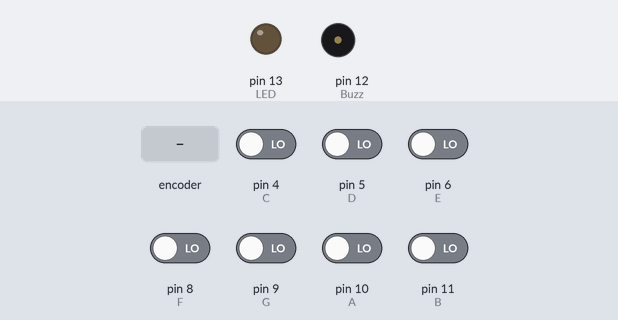
Simulated run of this sketch. Board: Arduino Uno, built with avr-gcc and run on an emulated ATmega328P. Shown: output pins drawn as LEDs (lit = HIGH), buzzer (waves = sounding). Dashed ring = blinking. The inputs (shaded band) are chosen by the test bench; at power-on: pin 4 (C), pin 5 (D), pin 6 (E), pin 8 (F), pin 9 (G), pin 10 (A), pin 11 (B) LOW.

Above: at 1.2 s.
1.3 s: rotary encoder on pin 10 (A) / pin 11 (B) turned 3 steps (first pin leading)
At 1.53 s:
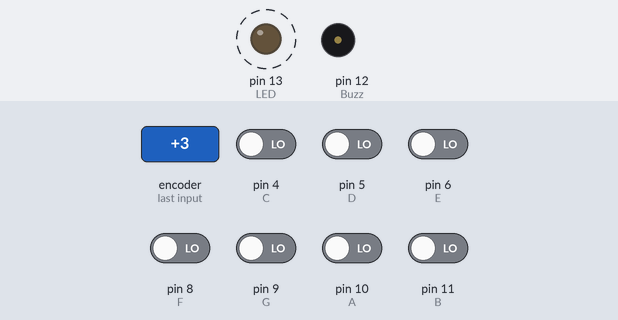
At 2.2 s:
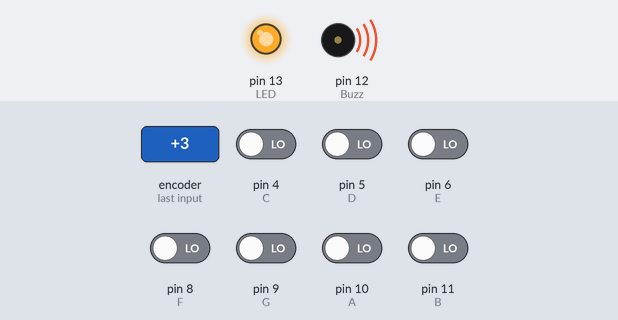
Timing chart, 0 to 4.3 s (numbered marks = the images above; inputs shaded):
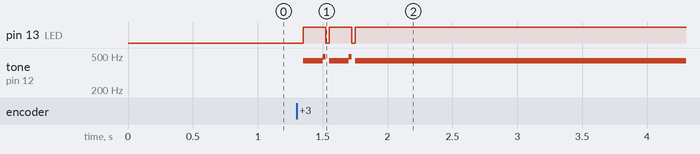

Measured:
- after the input at 1.3 s, pin 13 (LED): alternates HIGH for 0.17 s and LOW for 0.03 s, 5 changes in all, then stays HIGH, starting after 0.05 s; tone on pin 12 (Buzz): plays 440 Hz for 0.15 s, 493 Hz for 0.02 s, 440 Hz for 0.15 s, 493 Hz for 0.02 s, 440 Hz for 7.6 s, starting after 0.05 s

The sketch:

piano.ino
```cpp
//Defino las notas
#define T_C 262
#define T_D 294
#define T_E 330
#define T_F 349
#define T_G 392
#define T_A 440
#define T_B 493

//Seteo el Pin para cada nota
const int C = 4;
const int D = 5;
const int E = 6;
const int F = 8;
const int G = 9;
const int A = 10;
const int B = 11;

const int Buzz = 12;
const int LED = 13;

void setup() {
  // put your setup code here, to run once:

//Setup para los PinOuts/PinIns
pinMode(LED,OUTPUT);

pinMode(C,INPUT);
digitalWrite(C,LOW);

pinMode(D, INPUT);
digitalWrite(D,LOW);

pinMode(E, INPUT);
digitalWrite(E,LOW);

pinMode(F, INPUT);
digitalWrite(F,LOW);

pinMode(G, INPUT);
digitalWrite(G,LOW);

pinMode(A, INPUT);
digitalWrite(A,LOW);

pinMode(B, INPUT);
digitalWrite(B,LOW);

digitalWrite(LED,LOW);
}

void loop() {
  // put your main code here, to run repeatedly:
//While para que se reproduzca la nota cuando pulso el pulsador

 while(digitalRead(C) == HIGH)
  {
    tone(Buzz,T_C);
    digitalWrite(LED,HIGH);
  }

  while(digitalRead(D) == HIGH)
  {
    tone(Buzz,T_D);
    digitalWrite(LED,HIGH);
  }

  while(digitalRead(E) == HIGH)
  {
    tone(Buzz,T_E);
    digitalWrite(LED,HIGH);
  }

  while(digitalRead(F) == HIGH)
  {
    tone(Buzz,T_F);
    digitalWrite(LED,HIGH);
  }

  while(digitalRead(G) == HIGH)
  {
    tone(Buzz,T_G);
    digitalWrite(LED,HIGH);
  }

  while(digitalRead(A) == HIGH)
  {
   tone(Buzz,T_A);
    digitalWrite(LED,HIGH);
  }

  while(digitalRead(B) == HIGH)
  {
    tone(Buzz,T_B);
    digitalWrite(LED,HIGH);
  }

  noTone(Buzz);
  digitalWrite(LED,LOW);
}
```
